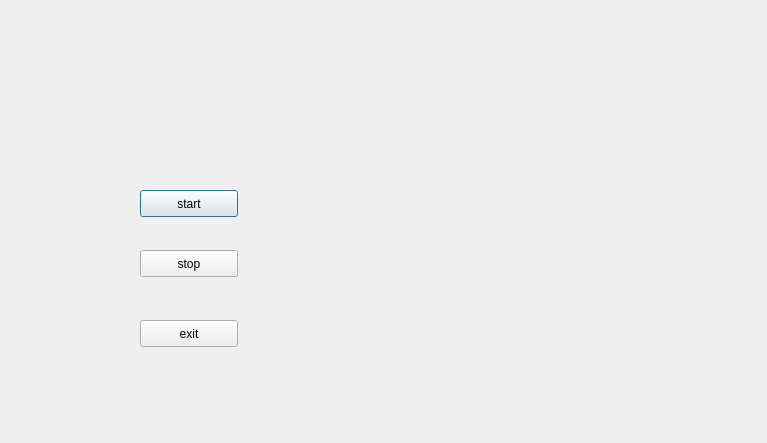
<?xml version="1.0" encoding="UTF-8"?>
<ui version="4.0">
 <class>threadDialog</class>
 <widget class="QDialog" name="threadDialog">
  <property name="geometry">
   <rect>
    <x>0</x>
    <y>0</y>
    <width>767</width>
    <height>443</height>
   </rect>
  </property>
  <property name="windowTitle">
   <string>threadDialog</string>
  </property>
  <widget class="QPushButton" name="start">
   <property name="geometry">
    <rect>
     <x>140</x>
     <y>190</y>
     <width>98</width>
     <height>27</height>
    </rect>
   </property>
   <property name="text">
    <string>start</string>
   </property>
  </widget>
  <widget class="QPushButton" name="stop">
   <property name="geometry">
    <rect>
     <x>140</x>
     <y>250</y>
     <width>98</width>
     <height>27</height>
    </rect>
   </property>
   <property name="text">
    <string>stop</string>
   </property>
  </widget>
  <widget class="QPushButton" name="exit">
   <property name="geometry">
    <rect>
     <x>140</x>
     <y>320</y>
     <width>98</width>
     <height>27</height>
    </rect>
   </property>
   <property name="text">
    <string>exit</string>
   </property>
  </widget>
 </widget>
 <layoutdefault spacing="6" margin="11"/>
 <resources/>
 <connections/>
</ui>
